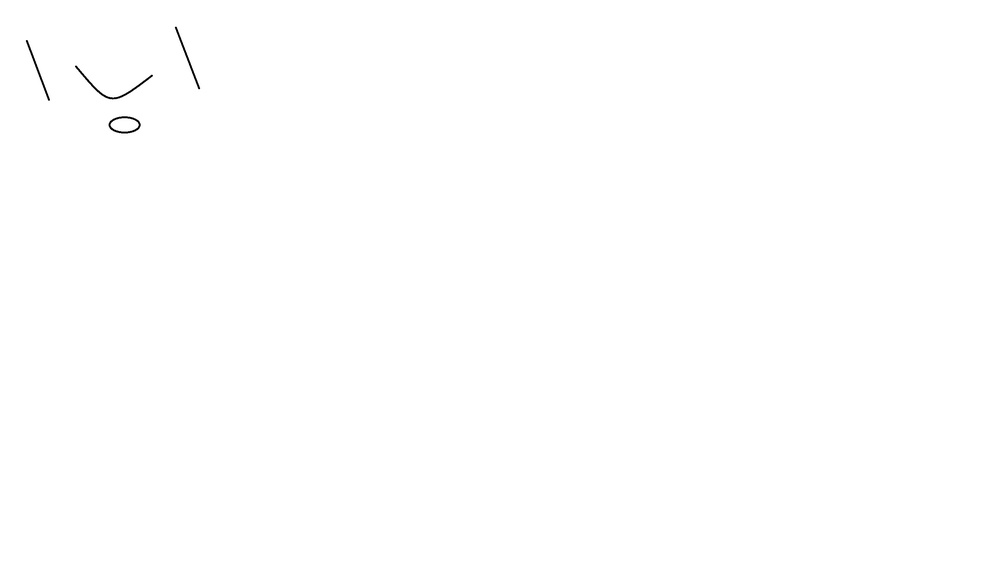
//> input picture opencv_cpp/20.jpg, 1000 x 582 px, shrunk from 2624 x 1526 before the run
$ ./轮廓最小外界矩形   (built with g++ and OpenCV 4)
//> lines starting //> are read from the running program, lines starting //| are printed output that depends on the picture; after the words box and inside, x2 and y2 are one past the last pixel; in counts of white or black regions, pixels touching at a corner belong together
#include "opencv2/opencv.hpp"
using namespace cv;

void main()
{
	//轮廓最小外接矩形的绘制
	Mat srcImg = imread("E:\\Visual Studio 2010\\Projects\\opencv\\opencv\\20.jpg");
//> srcImg is the input picture: 582 rows x 1000 cols, CV_8UC3; min 0, max 255, mean 254.7
	Mat dstImg = srcImg.clone();
	cvtColor(srcImg, srcImg, CV_BGR2GRAY);
//> srcImg: 582 rows x 1000 cols, CV_8UC1
	threshold(srcImg, srcImg, 100, 255, CV_THRESH_BINARY); //二值化
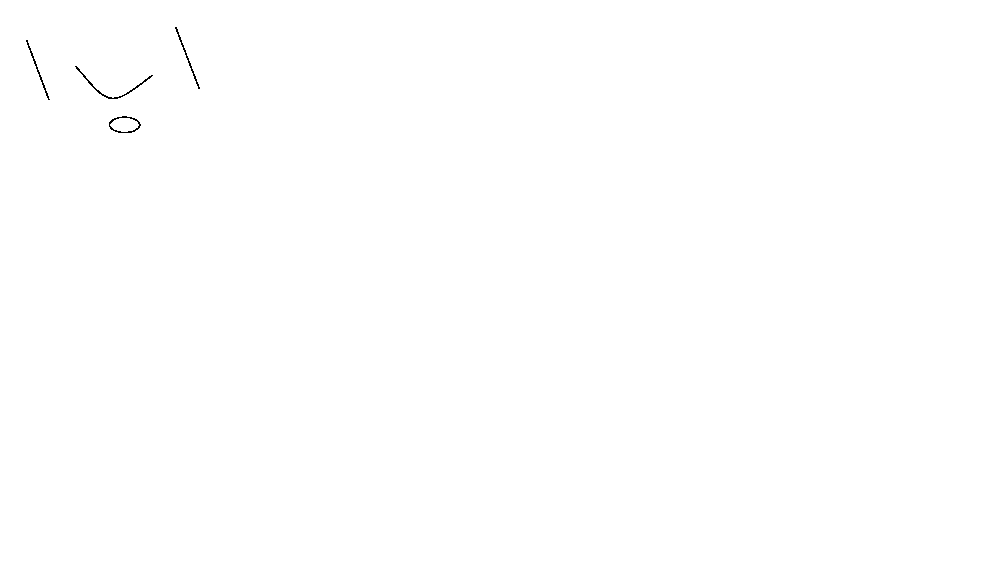
//> srcImg: 582 rows x 1000 cols, CV_8UC1; 99.9% white; black in thin lines or dots, all inside (x1, y1, x2, y2) = (26, 27, 200, 133)
	imshow("threshold", srcImg);

	vector<vector<Point>> contours;
	vector<Vec4i> hierarcy;
	findContours(srcImg, contours, hierarcy, CV_RETR_EXTERNAL, CV_CHAIN_APPROX_NONE);
//> contours = 1 contour; box (x1, y1, x2, y2) and area: (0, 0, 1000, 582) 580419
	vector<Rect> boundRect(contours.size());  //定义外接矩形集合
//> boundRect = 1 Rect (x, y, width, height): [0, 0, 0, 0]
	vector<RotatedRect> box(contours.size()); //定义最小外接矩形集合
//> box = 1 RotatedRect (x, y, width, height, angle): [0, 0, 0, 0, 0]
	Point2f rect[4];
	for (int i = 0; i<contours.size(); i++)
	{
		box[i] = minAreaRect(Mat(contours[i]));  //计算每个轮廓最小外接矩形
		boundRect[i] = boundingRect(Mat(contours[i]));
		circle(dstImg, Point(box[i].center.x, box[i].center.y), 5, Scalar(0, 255, 0), -1, 8);  //绘制最小外接矩形的中心点
		box[i].points(rect);  //把最小外接矩形四个端点复制给rect数组
		rectangle(dstImg, Point(boundRect[i].x, boundRect[i].y), Point(boundRect[i].x + boundRect[i].width, boundRect[i].y + boundRect[i].height), Scalar(0, 255, 0), 2, 8);
		for (int j = 0; j<4; j++)
		{
			line(dstImg, rect[j], rect[(j + 1) % 4], Scalar(0, 0, 255), 2, 8);  //绘制最小外接矩形每条边
		}
	}
//> this loop made 1 pass
//> rect on pass 1: 4 Points (x, y): [999, 581], [0, 581], [0, 0], [999, 0]
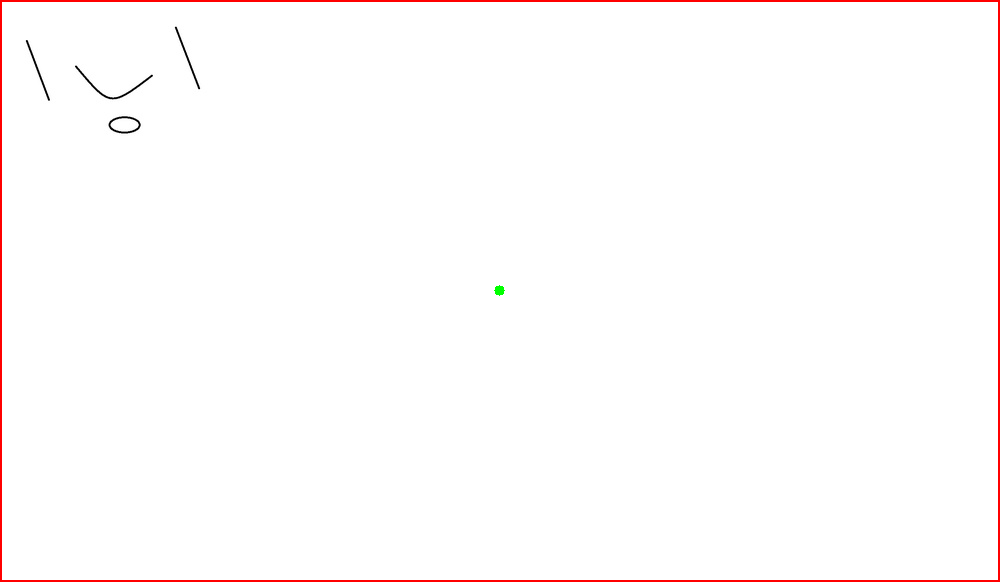
//> dstImg: 582 rows x 1000 cols, CV_8UC3; 1.1% of pixels changed, all inside (x1, y1, x2, y2) = (0, 0, 1000, 582)
	imshow("dst", dstImg);
	waitKey(0);
}
